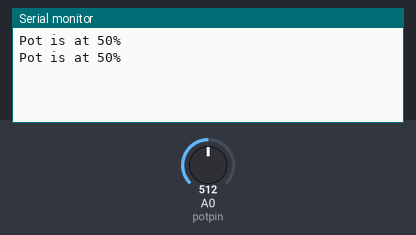
A sketch run on a simulated Arduino Uno, built with avr-gcc and run on an emulated ATmega328P. On the bench: the last lines printed to the serial monitor. The test bench sets the inputs (shaded band); at power-on: A0 (potpin) = 512.

Above: at 2.8 s.
2.9 s: A0 (potpin) set to 716
At 5.2 s:
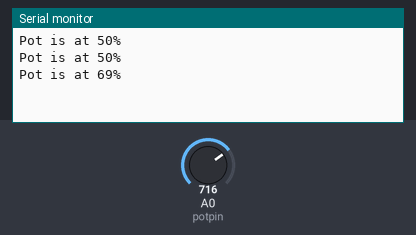
5.6 s: A0 (potpin) set to 900
At 6.9 s:
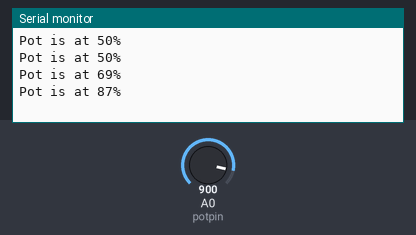
Timing chart, 0 to 8.6 s (numbered marks = the images above; inputs shaded):
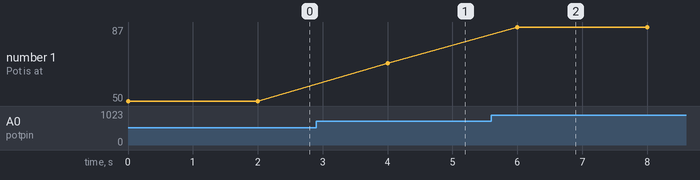

The sketch:

6_pots.ino
```cpp
const int potpin = 0;


void setup() {
  Serial.begin(9600);


}

void loop() {
 int sensorred = analogRead(potpin);
 int dispvalue = map(sensorred, 0, 1023, 0, 100);

 Serial.print("Pot is at ");
 Serial.print(dispvalue);
 Serial.print("% \n");
  delay(2000);

}
```

Measured:
- after the input at 2.9 s, the serial monitor: prints a new line after 1.1 s (image 1)
- after the input at 5.6 s, the serial monitor: prints a new line after 0.40 s (image 2)
- plotted number 1: 50 → 69 after the input at 2.9 s, 69 → 87 after the input at 5.6 s
